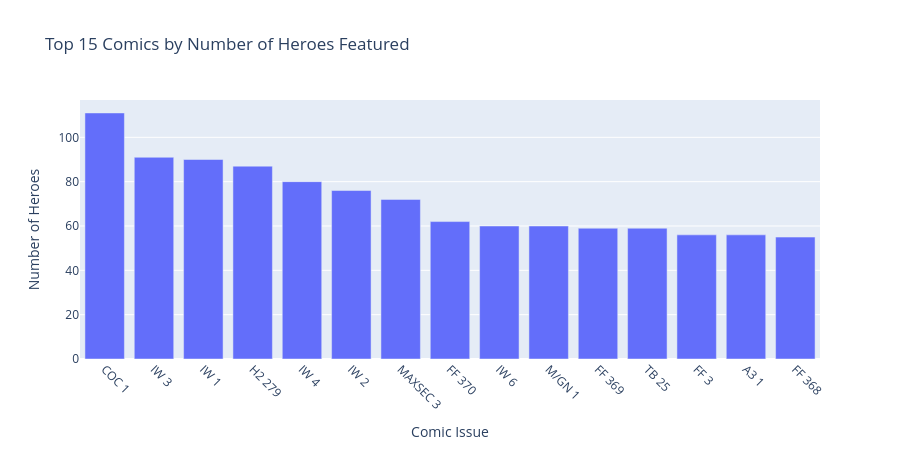

The notebook cell this image was saved under:
### Markdown cell above
#### Part 4.4 The Comics Side of the Network
Next, before collapsing everything down to hero-to-hero connections, it's worth asking which comic issues served as the biggest gathering points and which heroes showed up across the most issues. This is the editorial production side of the network we are exploring.

### Code cell
# which comics connected the most heroes? 
comic_degree = {n: d for n, d in B.degree() if n in set(comics)}
top_comics = pd.DataFrame(
    sorted(comic_degree.items(), key=lambda x: -x[1])[:15],
    columns=["comic", "hero_count"]
)

fig = px.bar(
    top_comics, 
    x="comic", 
    y="hero_count", 
    title="Top 15 Comics by Number of Heroes Featured", 
    labels={"comic": "Comic Issue", "hero_count": "Number of Heroes"}, 
    height=450
)
fig.update_layout(xaxis_tickangle=45)
fig.show()

### Figure 1 — Plotly figure (JSON) as saved in the notebook; plotly's stock layout.template omitted (floating-point values rounded to 4 significant figures)
{"data": [{"hovertemplate": "Comic Issue=%{x}<br>Number of Heroes=%{y}<extra></extra>", "legendgroup": "", "marker": {"color": "#636efa", "pattern": {"shape": ""}}, "name": "", "orientation": "v", "showlegend": false, "textposition": "auto", "type": "bar", "x": ["COC 1", "IW 3", "IW 1", "H2 279", "IW 4", "IW 2", "MAXSEC 3", "FF 370", "IW 6", "M/GN 1", "FF 369", "TB 25", "FF 3", "A3 1", "FF 368"], "xaxis": "x", "y": [111, 91, 90, 87, 80, 76, 72, 62, 60, 60, 59, 59, 56, 56, 55], "yaxis": "y"}], "layout": {"barmode": "relative", "height": 450, "legend": {"tracegroupgap": 0}, "title": {"text": "Top 15 Comics by Number of Heroes Featured"}, "xaxis": {"anchor": "y", "domain": [0, 1], "tickangle": 45, "title": {"text": "Comic Issue"}}, "yaxis": {"anchor": "x", "domain": [0, 1], "title": {"text": "Number of Heroes"}}}}
